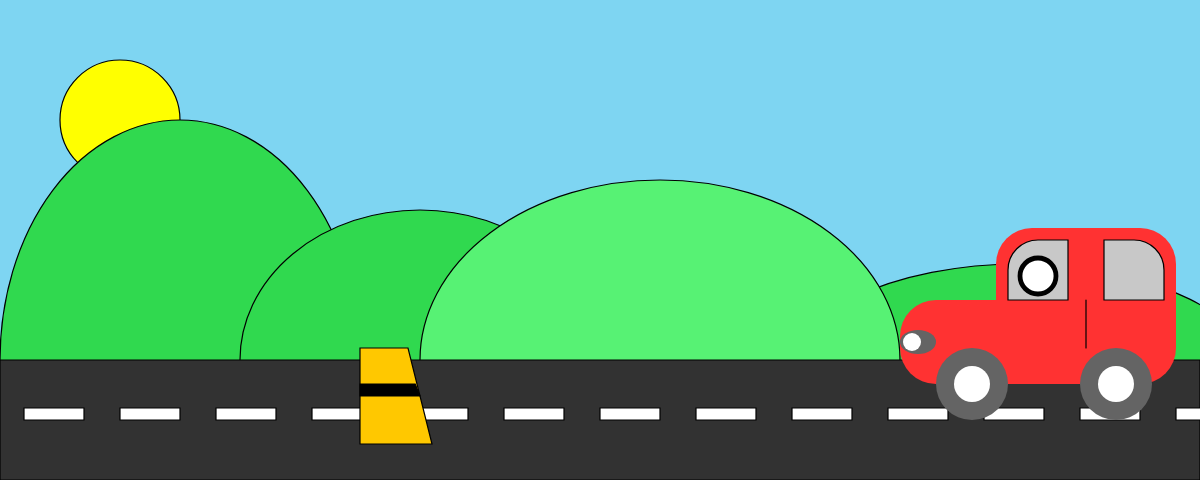
Frame 1 (no input)
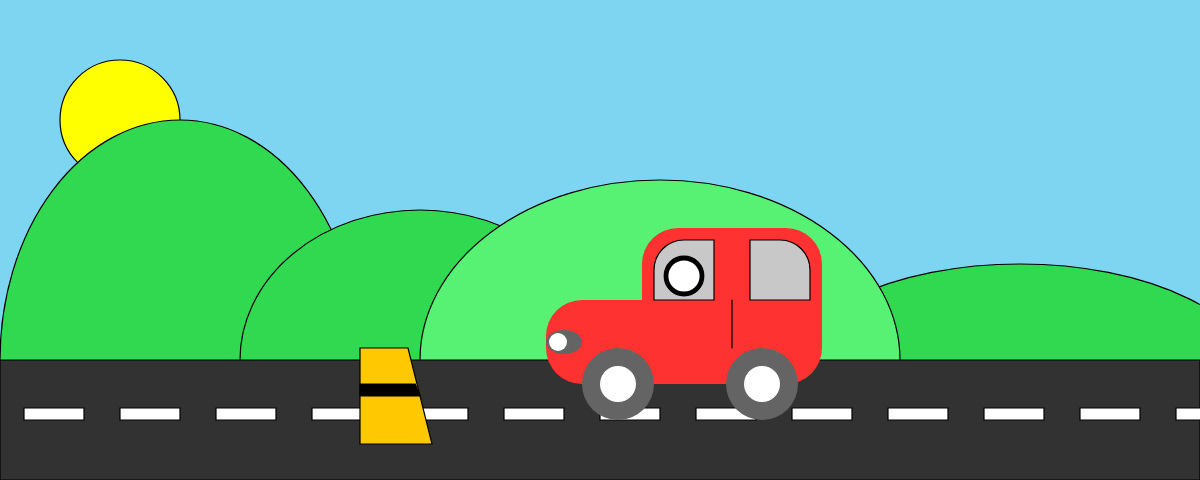
Frame 60 (no input)
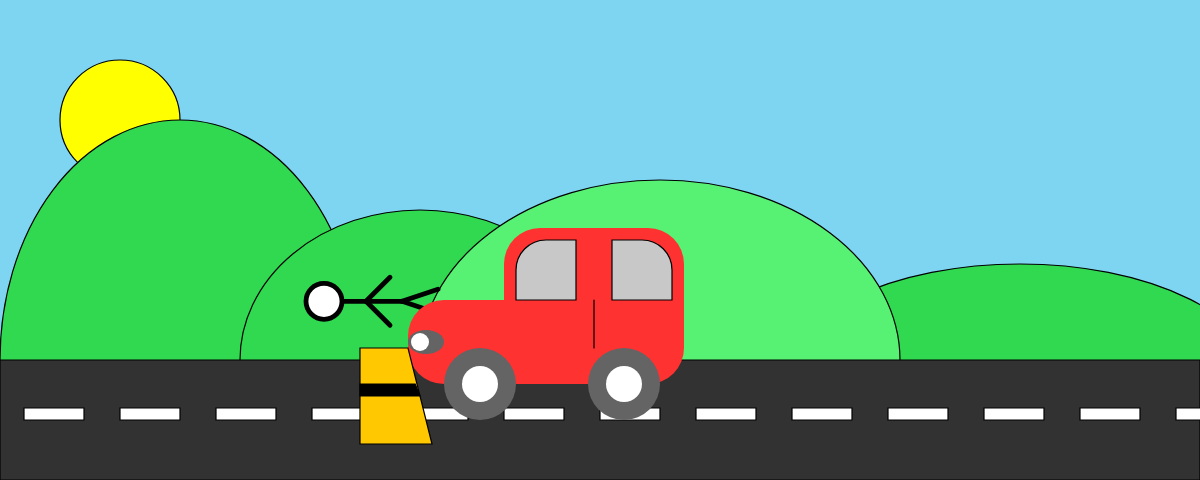
Frame 120 (the mouse pressed at the canvas centre since frame 60)

The p5.js sketch that drew these frames (run headless with seeded random() and noise() and a simulated clock; from frame 60 on, the mouse is pressed at the canvas centre):

// p5.js sketch
// ── sketch.js
//Declara as variáveis do boneco
let posx_b = 880, posy_b = 230, velx_b = 5, vely_b = 0;

//Declara as variáveis do carro
let posx_c = 750, velx_c = 5;

//Gravidade
let gravidade = 0.03;

//Dimensões base
const baseWidth = 1000;
const baseHeight = 400;
let escala;
let canvasElem;

function setup() {
  //Calcula escala mantendo proporção
  escala = min(windowWidth / baseWidth, windowHeight / baseHeight);

  //Cria canvas com tamanho proporcional
  const cw = floor(baseWidth * escala);
  const ch = floor(baseHeight * escala);
  canvasElem = createCanvas(cw, ch);

  //Centraliza canvas
  canvasElem.position(floor((windowWidth - width) / 2), floor((windowHeight - height) / 2));
  canvasElem.style('display', 'block');
}

function draw() {
  //Fundo
  background(126, 213, 242);

  //Escala os desenhos
  push();
  scale(escala);

  //Sol
  strokeWeight(1);
  fill(255, 255, 0);
  circle(100, 100, 100);

  //Montanhas
  fill(48, 217, 79);
  ellipse(150, 300, 300, 400);
  ellipse(350, 300, 300, 250);
  fill(48, 217, 79);
  ellipse(850, 320, 400, 200);
  fill(87, 242, 116);
  ellipse(550, 300, 400, 300);

  //Rodovia
  fill(50);
  rect(0, 300, 1000, 100);

  //Sinalização
  fill(255);
  for (let i = 20; i <= 980; i += 80) {
    rect(i, 340, 50, 10);
  }

  //Corpo do boneco
  strokeWeight(4);
  line(posx_b, posy_b, posx_b + 50, posy_b);
  line(posx_b + 50, posy_b, posx_b + 80, posy_b - 10);
  line(posx_b + 50, posy_b, posx_b + 80, posy_b + 10);
  line(posx_b + 20, posy_b, posx_b + 40, posy_b - 20);
  line(posx_b + 20, posy_b, posx_b + 40, posy_b + 20);

  //Carro
  strokeWeight(0);
  fill(255, 50, 50);
  rect(posx_c, 250, 230, 70, 30, 0, 30, 30);
  rect(posx_c + 80, 190, 150, 60, 50, 30, 0, 0);

  //Rodas
  fill(100);
  circle(posx_c + 60, 320, 60);
  circle(posx_c + 180, 320, 60);
  fill(255);
  circle(posx_c + 60, 320, 30);
  circle(posx_c + 180, 320, 30);

  //Faróis
  fill(100);
  ellipse(posx_c + 15, 285, 30, 20);
  fill(255);
  circle(posx_c + 10, 285, 15);

  //Janelas
  strokeWeight(1);
  fill(200);
  rect(posx_c + 90, 200, 50, 50, 50, 0, 0, 0);
  square(posx_c + 170, 200, 50, 0, 50, 0, 0);
  line(posx_c + 155, 250, posx_c + 155, 290);

  //Obstáculo
  fill(255, 200, 0);
  quad(300, 290, 340, 290, 360, 370, 300, 370);
  fill(0);
  quad(300, 320, 346, 320, 350, 330, 300, 330);

  //Cabeça do boneco
  strokeWeight(4);
  fill(255);
  circle(posx_b - 15, posy_b, 30);

  pop(); //fim escala

  //Movimento
  posx_b -= velx_b;
  if (posx_c > 343) {
    posx_c -= velx_c;
  } else {
    vely_b += gravidade;
    posy_b += vely_b;
    if (posy_b > 330) {
      gravidade = 0;
      vely_b = 0;
      velx_b = 0;
    }
  }
}

//Atualiza canvas ao redimensionar
function windowResized() {
  escala = min(windowWidth / baseWidth, windowHeight / baseHeight);
  const cw = floor(baseWidth * escala);
  const ch = floor(baseHeight * escala);
  resizeCanvas(cw, ch);
  canvasElem.position(floor((windowWidth - width) / 2), floor((windowHeight - height) / 2));
}

// ── r14.html
<!DOCTYPE html>
<html lang="en">

<head>
    <meta charset="UTF-8">
    <meta http-equiv="X-UA-Compatible" content="IE=edge">
    <meta name="viewport" content="width=device-width, initial-scale=1.0">
    <title>PlayFísica</title>

    <link rel="stylesheet" href="css/styleMA.css">

    <link rel="stylesheet" href="https://unpkg.com/boxicons@latest/css/boxicons.min.css">
    <link rel="preconnect" href="https://fonts.googleapis.com">
    <link rel="preconnect" href="https://fonts.gstatic.com" crossorigin>
    <link href="https://fonts.googleapis.com/css2?family=Raleway:wght@100;200;300;400;500;600;700&display=swap"
        rel="stylesheet">

</head>


<style>
    * {
        padding: 0;
        margin: 0;
        box-sizing: border-box;
        font-family: 'Raleway', sans-serif;
        text-decoration: none;
        list-style: none;
        scroll-behavior: smooth;
    }

    :root {
        --text-color: #302e29;
        --main-color: #ff9100;
        --second-color: #858585;
        --bg-color: #fffbf6;
        --big-font: 4.5rem;
        --medium-font: 2.5rem;
        --small-font: 1rem;
        --h2-font: 2.6rem;
        --p-font: 1.1rem;
    }

    body {
        background: var(--bg-color);
        color: var(--text-color);
    }

    header {
        position: fixed;
        width: 100%;
        top: 0;
        right: 0;
        z-index: 1000;
        display: flex;
        align-items: center;
        justify-content: space-between;
        background: transparent;
        padding: 23px 15%;
        transition: all .38s ease;
    }

    .logo {
        font-size: 30px;
        font-weight: 700;
        color: var(--text-color);
    }

    span {
        color: var(--main-color);
    }

    .navbar {
        display: flex;
    }



    .navbar a {
        color: var(--text-color);
        font-size: var(--p-font);
        font-weight: 600;
        padding: 5px 10px;
        margin: 2px 25px;
        border-bottom: 2px solid transparent;
        transition: all .38s ease;
    }









    /*---------------------------NAVBAR---------------------------*/

    .navbar a:hover {
        border-bottom: 2px solid var(--main-color);
        color: var(--main-color);
    }


    /*---------------------------DIVISOR---------------------------*/

    .divisor {
        display: inline-block;
        height: 2px;
        /* espessura da linha */
        background: var(--second-color);
        /* cor da linha */
        margin: 0vh 0;
        /* espaçamento acima e abaixo */
        width: 100%;
        /* ocupa toda a largura */
    }


    /*---------------------------VIDEOS YOUTUBE---------------------------*/

    .videos {
        margin: 0;
        padding: 3rem 1rem;
    }

    .videos h1 {
        margin: 0;
        padding: 0;
        font-size: var(--big-font);
        line-height: 1.2;
        color: var(--text-color);
        text-align: center;
    }

    .videos-text {
        border: 0;
        padding: 0;
        font-size: var(--p-font);
        font-weight: 500;
        color: var(--second-color);
        line-height: 32px;
        text-align: center;
        display: grid;
        grid-template-columns: 1fr 1fr;
        gap: 3rem;
    }

    .videos-text p {
        font-weight: bold;
        color: var(--text-color);
        text-align: center;
    }

    .video-container {
        position: relative;
        width: 90%;
        padding-bottom: 50.625%;
        /* proporção 16:9 */
        height: 0;
        overflow: hidden;
        border-radius: 10px;
        /* opcional */
        margin: 0 auto;
    }

    .video-container iframe {
        position: absolute;
        top: 0;
        left: 0;
        width: 100%;
        height: 100%;
        border: 0;
    }







    .h-icons {
        display: flex;
        align-items: center;
        padding: 10px 22px;
        background: var(--main-color);
        border-radius: 5rem;
    }

    .h-icons i {
        font-size: 22px;
        color: var(--bg-color);
        margin-right: 15px;
        margin-left: 8px;
    }

    #menu-icon {
        font-size: 32px;
        color: var(--bg-color);
        z-index: 10001;
        cursor: pointer;
        display: none;
        padding: 5px 11px;
        background: var(--main-color);
        border-radius: 5rem;
    }


    /*---------------------------HOME---------------------------*/


    section {
        padding: 90px 15% 80px;
    }

    .home {
        height: 88vh;
        width: 100%;
        position: relative;
        display: grid;
        grid-template-columns: 2fr 1fr;
        align-items: center;
        gap: 2rem;
    }


    .home-img {
        text-align: center;
    }

    .home-img img {
        width: 100%;
        height: auto;
        max-width: 320px;
    }

    .home-text h1 {
        font-size: var(--big-font);
        line-height: 1.2;
        margin-bottom: 2rem;
    }

    .home-text p {
        font-size: var(--p-font);
        font-weight: 500;
        color: var(--second-color);
        line-height: 32px;
        margin-bottom: 1rem;
    }











    /*---------------------------ANIMACAO P5.JS---------------------------*/

    .animation-section {
        /*background-color: #716c6c; */
        padding: 40px 15%;
        display: flex;
        flex-direction: column;
        align-items: center;
        margin: 3rem 0;
        border-radius: 10px;
    }

    .animation-title {
        color: var(--text-color);
        text-align: center;
        margin-bottom: 20px;
        font-size: var(--h2-font);
    }



    .animation iframe {
        border: none;
        width: 100%;
        max-width: 100%;
        height: auto;
        display: block;
    }






    /*---------------------------EXERCICIOS---------------------------*/

    .exercicio-item {
        margin-bottom: 2rem;
        padding: 1rem;
        border: 2px solid #ddd;
        border-radius: 12px;
        background: #f9f9f9;
        align-items: center;
        box-shadow: 0 8px 20px rgba(0, 0, 0, 0.1);
        transition: transform 0.3s, box-shadow 0.3s;
    }


    .exercicio-item:hover {
        transform: translateY(-5px);
        box-shadow: 0 12px 25px rgba(0, 0, 0, 0.15);
    }


    .exercicio-item h2 {
        font-size: 2rem;
        margin-bottom: 1rem;
        color: var(--text-color);
        text-align: left;
    }


    .exercicios {
        padding: 1.5rem;
        width: 100%;
        align-items: center;
    }

    .exercicios-img {
        text-align: center;
        position: relative;
        /* necessário para posicionar o botão dentro */
        display: inline-block;
    }

    .exercicios-img img {
        height: auto;
        width: 50%;
        margin: 0;
        padding: 0;
    }


    .exercicios-text h1 {
        font-size: var(--big-font);
        line-height: 1.2;
        margin-bottom: 2rem;
        text-align: center;
    }

    .exercicios-text p {
        font-size: var(--p-font);
        font-weight: 500;
        color: var(--second-color);
        line-height: 32px;
        margin-bottom: 1rem;
    }

    details {
        margin: 1rem 0;
        border: 1px solid #ddd;
        border-radius: 8px;
        overflow: hidden;
        /* mantém bordas arredondadas */
    }

    /* Cabeçalho fechado */
    summary {
        cursor: pointer;
        padding: 1rem;
        background: --main-color;
        color: #fff;
        /* texto branco */
        font-weight: bold;
        display: flex;
        align-items: center;
        justify-content: space-between;
        list-style: none;
        font-size: 1rem;
        transition: background 0.3s ease, color 0.3s ease;
        text-align: center;
    }

    summary::marker {
        display: none;
        /* remove marcador padrão */
    }

    /* Quando abre */
    details[open] summary {
        background: #e6e6e6;
        /* cinza claro */
        color: #302e29;
        /* texto escuro */
    }

    /* Ícone da seta */
    .arrow {
        content: "▶";
        color: black;
        background: none;
        margin-right: 0.5rem;
        transition: transform 0.3s ease;
    }

    details[open] .arrow {
        transform: rotate(90deg);
    }

    /* Conteúdo da resposta */
    .resposta {
        background: #f5f5f5;
        /* cinza bem claro */
        padding: 1rem;
        line-height: 1.5;
        color: #302e29;
    }

    .resposta img {
        width: 100%;
        height: auto;
        margin-top: 0.5rem;
        border-radius: 8px;
    }





    .btn-animacao {
        position: absolute;
        left: 10px;
        top: 30%;
        transform: translateY(-50%);
        width: 100px;
        height: 100px;
        border-radius: 50%;
        background: #f0f0f0;
        border: none;
        font-weight: bold;
        cursor: pointer;
        display: flex;
        justify-content: center;
        align-items: center;
        box-shadow: 0 4px 8px rgba(0, 0, 0, 0.2);
        transition: background 0.3s, transform 0.2s;
    }


    .btn-animacao:hover {
        background: #e0e0e0;
        /* cinza um pouco mais escuro */
        transform: translateY(-50%) scale(1.1);
        /* cresce no hover */
    }



    .popup {
        display: none;
        position: fixed;
        top: 0;
        left: 0;
        width: 100%;
        height: 100%;
        background: rgba(0, 0, 0, 0.6);
        justify-content: center;
        align-items: center;
        z-index: 9999;
    }


    .popup-conteudo {
        position: relative;
        background: #fff;
        width: 1000px;
        height: 600px;
        border-radius: 0;
        overflow: hidden;
        box-shadow: 0 0 20px rgba(0, 0, 0, 0.5);
        display: flex;
        justify-content: center;
        align-items: center;
        padding: 0;
    }


    .fechar {
        position: absolute;
        top: 10px;
        right: 10px;
        font-size: 28px;
        font-weight: bold;
        color: #fff;
        background: rgba(0, 0, 0, 0.6);
        border-radius: 50%;
        width: 40px;
        height: 40px;
        text-align: center;
        line-height: 40px;
        cursor: pointer;
        z-index: 10000;
        transition: background 0.3s;
    }

    .fechar:hover {
        background: rgba(0, 0, 0, 0.8);
    }


    .popup-conteudo iframe {
        width: 100%;
        height: 100%;
        border: none;
        display: block;
    }













    /*---------------------------MATERIAL---------------------------*/
    .materials {
        padding: 3rem 1.5rem;
        width: 100%;
    }

    .materials-container h1 {
        font-size: var(--big-font);
        margin-bottom: 50px;
        text-align: center;
    }

    .lesson {
        margin-bottom: 4rem;
        padding: 2rem;
        border-radius: 15px;
        background-color: #fdfdfd;
        box-shadow: 0 8px 20px rgba(0, 0, 0, 0.1);
        transition: transform 0.3s, box-shadow 0.3s;
    }

    .lesson:hover {
        transform: translateY(-5px);
        box-shadow: 0 12px 25px rgba(0, 0, 0, 0.15);
    }

    .lesson h2 {
        font-size: var(--medium-font);
        margin-bottom: 10px;
        text-align: left;
    }

    .lesson-summary {
        font-size: var(--p-font);
        font-weight: 500;
        color: var(--second-color);
        line-height: 32px;
        margin-bottom: 1rem;
    }

    .lesson-image img {
        width: 100%;
        height: auto;
        margin: 0 auto;
        padding: 1rem 0;
        border-radius: 10px;
        display: block;
    }

    .lesson-links {
        margin-top: 1rem;
    }

    .lesson-links a {
        display: inline-block;
        margin-right: 1rem;
        margin-bottom: 0.5rem;
        padding: 0.5rem 1rem;
        background-color: var(--main-color);
        color: #fff;
        text-decoration: none;
        border-radius: 5px;
        font-weight: 500;
        transition: 0.3s;
    }

    .lesson-links a:hover {
        background-color: #333;
    }

    .lesson-note {
        margin-top: 1rem;
        padding: 1rem;
        background-color: #fff3cd;
        border-left: 6px solid #ffc107;
        border-radius: 8px;
        font-size: 0.9rem;
        color: #856404;
    }















    .menu-content {
        display: grid;
        grid-template-columns: repeat(auto-fit, minmax(300px, auto));
        gap: 2rem;
        align-items: center;
        margin-top: 4rem;
        cursor: pointer;
    }

    .row img {
        width: 100%;
        height: auto;
        border-radius: 10px;
    }

    header.sticky {
        padding: 10px 15%;
        background: var(--bg-color);
        box-shadow: 0px 4px 15px rgb(0 0 0 / 8%);
    }


    .row {
        transition: all .40s ease;
    }

    .menu {
        padding-top: 110px;
    }

    .menu-text {
        display: flex;
        align-items: center;
        justify-content: space-between;
        padding: 15px 0;
    }

    .menu-left h4 {
        font-size: 23px;
    }

    .menu-right h5 {
        color: var(--main-color);
        font-size: 23px;
    }

    .row p {
        color: var(--second-color);
        font-size: 15px;
        line-height: 30px;
        margin-bottom: 15px;
    }

    .star i {
        color: var(--main-color);
        font-size: 17px;
        margin-right: 4px;
    }

    .row:hover {
        transform: scale(1.02);
    }

    .main-contact {
        display: grid;
        grid-template-columns: 1fr 1fr 1fr;
        justify-content: center;
        gap: 2rem;
    }

    .contact-content h4 {
        font-size: 20px;
        color: var(--text-color);
        margin-bottom: 1.5rem;
    }

    .contact-content li {
        margin-bottom: 16px;
    }

    .contact-content li a {
        display: block;
        color: var(--text-color);
        font-size: 15px;
        font-weight: 500;
        transition: all .40s ease;
    }

    .contact-content li a:hover {
        transform: translateX(10px);
        color: var(--main-color);
    }


    .last-text p {
        text-align: center;
        padding: 25px;
        color: var(--text-color);
        font-size: 15px;
        letter-spacing: 1px;
    }

    .scroll-top {
        position: fixed;
        bottom: 2.2rem;
        right: 2.2rem;
    }

    .scroll-top i {
        padding: 8px;
        font-size: 1.4rem;
        color: #fff;
        background: var(--main-color);
        border-radius: 5rem;
    }
</style>




<body>
    <section class="materials" id="material">
        <div class="materials-container">
            <div class="lesson">
                <h2>1. Primeira Lei de Newton e Aplicação em P5.js</h2>
                <p class="lesson-summary">A Primeira Lei de Newton, ou Lei da Inércia, estabelece que um objeto
                    permanece em seu estado de repouso ou movimento retilíneo uniforme, a menos que uma força resultante
                    atue sobre ele. A imagem ilustra esse conceito, mostrando que se a força resultante é zero, a
                    velocidade do objeto não muda. Para aplicar essa lei em P5.js, é necessário entender operações
                    matemáticas e comparativas, e a estrutura de controle if.</p>
                <div class="lesson-image">
                    <img src="/img/MateriaisDasAulas/21 - 1_Lei_newton.png"
                        alt="Primeira Lei de Newton (Lei da Inércia) e sua aplicação em P5.js">
                </div>
                <div class="lesson-note">
                    <strong>Observação:</strong> Note como a Primeira Lei de Newton, ou Lei da Inércia, é fundamental
                    para entender o movimento dos objetos. Se a força resultante sobre um objeto for zero (Fr = 0), ele
                    manterá seu estado atual: um objeto em repouso permanecerá em repouso, e um objeto em movimento
                    continuará em movimento com velocidade e direção constantes. A única forma de alterar esse estado é
                    aplicando uma força. Em P5.js, isso se traduz em posicaox = posicaox + velocidade; e posicaoy =
                    posicaoy + velocidade, onde a velocidade constante (ou zero) resulta em um Movimento Retilíneo
                    Uniforme (MRU) ou ausência de movimento.
                </div>
            </div>
        </div>
    </section>
</body>

</html>
